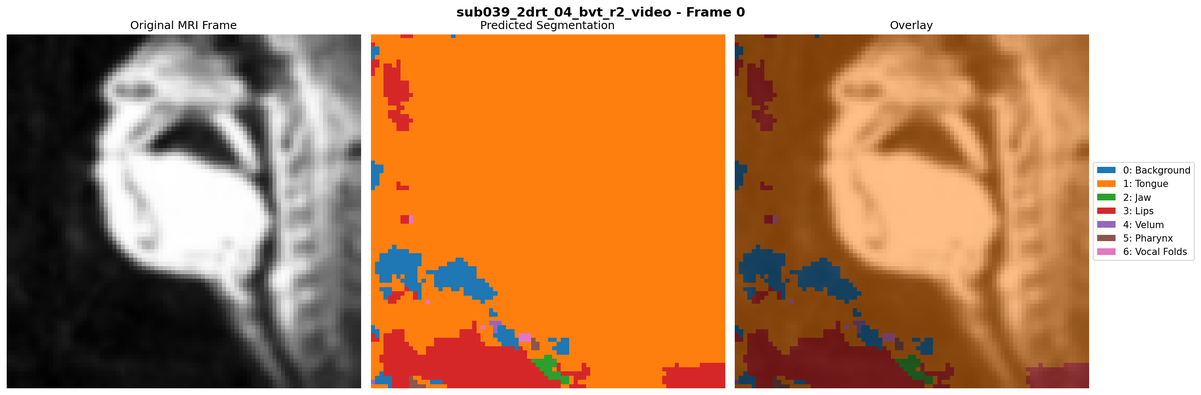
#> input picture data/processed/aligned/segmentation_test/sub039_2drt_04_bvt_r2_video_frame_0000_seg.png, 1201 x 395 px, shrunk from 2684 x 883 before the run, given as the content of the folder /home/midori/Develop/Project_Sullivan/data/raw, which was not available
$ jupyter execute 01_EDA.ipynb   (text cells are left out)
#> lines starting #> are read from the running program, lines starting #| are printed output that depends on the picture; pictures that were not available may be replaced by others from this repository, and a replacement may not be noted
[cell 1]
import os
import sys
from pathlib import Path
import numpy as np
import matplotlib.pyplot as plt
import seaborn as sns
from glob import glob
import json

# Audio processing
import librosa
import librosa.display
import soundfile as sf

# Image processing
import cv2
from PIL import Image

# Utils
from tqdm import tqdm
import pandas as pd

# Set style
sns.set_style('whitegrid')
plt.rcParams['figure.figsize'] = (12, 6)

# Project root
PROJECT_ROOT = Path('/home/midori/Develop/Project_Sullivan')
DATA_RAW = PROJECT_ROOT / 'data' / 'raw'

print(f"Project Root: {PROJECT_ROOT}")
print(f"Data Directory: {DATA_RAW}")
print(f"Python Version: {sys.version}")

[cell 2]
# List all directories in data/raw
print("Contents of data/raw:")
for item in DATA_RAW.iterdir():
    if item.is_dir():
        size = sum(f.stat().st_size for f in item.rglob('*') if f.is_file())
        print(f"  - {item.name}: {size / 1e6:.2f} MB")

[cell 3]
# Find MRI files (update path based on actual data structure)
mri_files = sorted(glob(str(DATA_RAW / '**' / '*.png'), recursive=True))
mri_files += sorted(glob(str(DATA_RAW / '**' / '*.jpg'), recursive=True))
mri_files += sorted(glob(str(DATA_RAW / '**' / '*.mp4'), recursive=True))

print(f"Total MRI-related files found: {len(mri_files)}")
if mri_files:
    print(f"\nFirst 5 files:")
    for f in mri_files[:5]:
        print(f"  {f}")
else:
    print("\n⚠️ No MRI files found! Please download data from figshare.")
    print("See: docs/DATA_DOWNLOAD_GUIDE.md")

[cell 4]
# Find audio files
audio_files = sorted(glob(str(DATA_RAW / '**' / '*.wav'), recursive=True))
audio_files += sorted(glob(str(DATA_RAW / '**' / '*.mp3'), recursive=True))

print(f"Total audio files found: {len(audio_files)}")
if audio_files:
    print(f"\nFirst 5 files:")
    for f in audio_files[:5]:
        print(f"  {f}")
else:
    print("\n⚠️ No audio files found!")

[cell 5]
if mri_files and mri_files[0].endswith('.png'):
    # Load sample MRI frame
    sample_mri_path = mri_files[0]
    sample_mri = cv2.imread(sample_mri_path, cv2.IMREAD_GRAYSCALE)
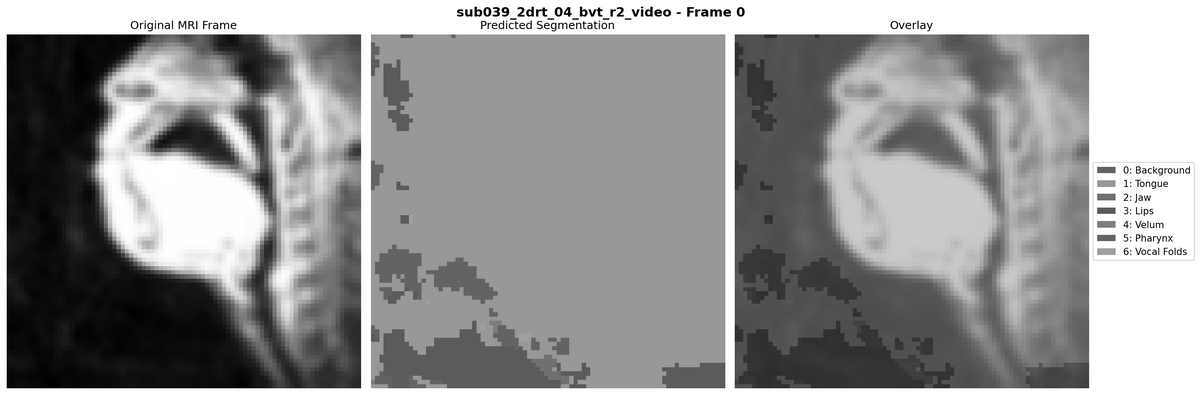
#> sample_mri: shape (395, 1201); min 0, max 255, mean 147.9

    print(f"Sample MRI: {sample_mri_path}")
    print(f"  Shape: {sample_mri.shape}")
#|   Shape: (395, 1201)
    print(f"  Dtype: {sample_mri.dtype}")
#|   Dtype: uint8
    print(f"  Value range: [{sample_mri.min()}, {sample_mri.max()}]")
#|   Value range: [0, 255]
    print(f"  Mean: {sample_mri.mean():.2f}")
#|   Mean: 147.94
    print(f"  Std: {sample_mri.std():.2f}")
#|   Std: 76.64

    # Visualize
    fig, axes = plt.subplots(1, 2, figsize=(12, 5))

    axes[0].imshow(sample_mri, cmap='gray')
    axes[0].set_title('Sample MRI Frame')
    axes[0].axis('off')

    axes[1].hist(sample_mri.ravel(), bins=50, color='skyblue', edgecolor='black')
    axes[1].set_title('Pixel Intensity Distribution')
    axes[1].set_xlabel('Pixel Value')
    axes[1].set_ylabel('Frequency')

    plt.tight_layout()
    plt.savefig(PROJECT_ROOT / 'results' / 'eda_mri_sample.png', dpi=150, bbox_inches='tight')
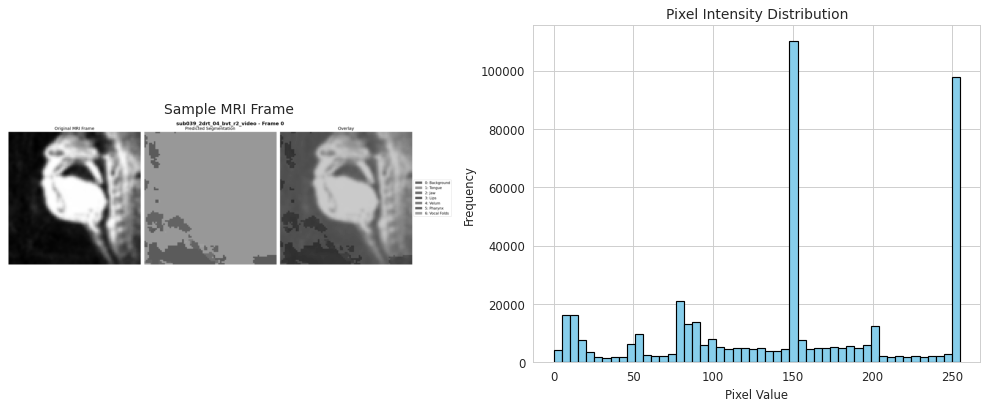
#> figure drawn by matplotlib, 2 panels; panel 2: tallest bar 109989 high, from x = 147.9 to 153
    plt.show()
else:
    print("⚠️ Skipping MRI analysis - no PNG/JPG frames found")

[cell 6]
if audio_files:
    # Load sample audio
    sample_audio_path = audio_files[0]
    audio, sr = librosa.load(sample_audio_path, sr=None)

    print(f"Sample Audio: {sample_audio_path}")
    print(f"  Sample rate: {sr} Hz")
    print(f"  Duration: {len(audio) / sr:.2f} seconds")
    print(f"  Length: {len(audio)} samples")
    print(f"  Value range: [{audio.min():.4f}, {audio.max():.4f}]")
    print(f"  RMS: {np.sqrt(np.mean(audio**2)):.4f}")
else:
    print("⚠️ Skipping audio analysis - no audio files found")

[cell 7]
if audio_files:
    # Visualize waveform and spectrogram
    fig, axes = plt.subplots(3, 1, figsize=(14, 10))

    # Waveform
    librosa.display.waveshow(audio, sr=sr, ax=axes[0])
    axes[0].set_title('Audio Waveform')
    axes[0].set_xlabel('Time (s)')
    axes[0].set_ylabel('Amplitude')

    # Spectrogram
    D = librosa.amplitude_to_db(np.abs(librosa.stft(audio)), ref=np.max)
    img = librosa.display.specshow(D, sr=sr, x_axis='time', y_axis='hz', ax=axes[1])
    axes[1].set_title('Spectrogram')
    fig.colorbar(img, ax=axes[1], format='%+2.0f dB')

    # Mel Spectrogram
    S = librosa.feature.melspectrogram(y=audio, sr=sr, n_mels=80)
    S_db = librosa.power_to_db(S, ref=np.max)
    img2 = librosa.display.specshow(S_db, sr=sr, x_axis='time', y_axis='mel', ax=axes[2])
    axes[2].set_title('Mel Spectrogram')
    fig.colorbar(img2, ax=axes[2], format='%+2.0f dB')

    plt.tight_layout()
    plt.savefig(PROJECT_ROOT / 'results' / 'eda_audio_analysis.png', dpi=150, bbox_inches='tight')
    plt.show()

[cell 8]
# This section requires knowing the correspondence between audio and MRI files
# Update based on actual dataset structure

# Example:
# - MRI frame rate: 50 fps
# - Audio sample rate: 20000 Hz
# - Expected samples per frame: 20000 / 50 = 400 samples

if mri_files and audio_files:
    # Placeholder for synchronization analysis
    print("⚠️ TODO: Implement synchronization check based on metadata")
    print("\nExpected:")
    print("  - Frame timestamps from MRI metadata")
    print("  - Audio timestamps from sync signal or metadata")
    print("  - Cross-correlation for precise alignment")
else:
    print("⚠️ Cannot check synchronization without both MRI and audio data")

[cell 9]
# Compile statistics
stats = {
    'dataset': 'USC-TIMIT Speech MRI',
    'data_downloaded': len(mri_files) > 0 or len(audio_files) > 0,
    'mri_files_count': len(mri_files),
    'audio_files_count': len(audio_files),
}

if mri_files and mri_files[0].endswith('.png'):
    stats['mri_resolution'] = f"{sample_mri.shape[1]}x{sample_mri.shape[0]}"
    stats['mri_dtype'] = str(sample_mri.dtype)

if audio_files:
    stats['audio_sample_rate'] = sr
    stats['audio_duration_sec'] = len(audio) / sr

# Display
print("\n" + "="*50)
print("DATASET STATISTICS SUMMARY")
print("="*50)
for key, value in stats.items():
    print(f"{key:25s}: {value}")
print("="*50)

# Save to JSON
stats_path = PROJECT_ROOT / 'docs' / 'data_statistics.json'
with open(stats_path, 'w') as f:
    json.dump(stats, f, indent=2)
print(f"\nStatistics saved to: {stats_path}")

$ run again, on data/processed/pseudo_labels/visualizations/sub001_2drt_11_postures_r1_video_frame_0000.png
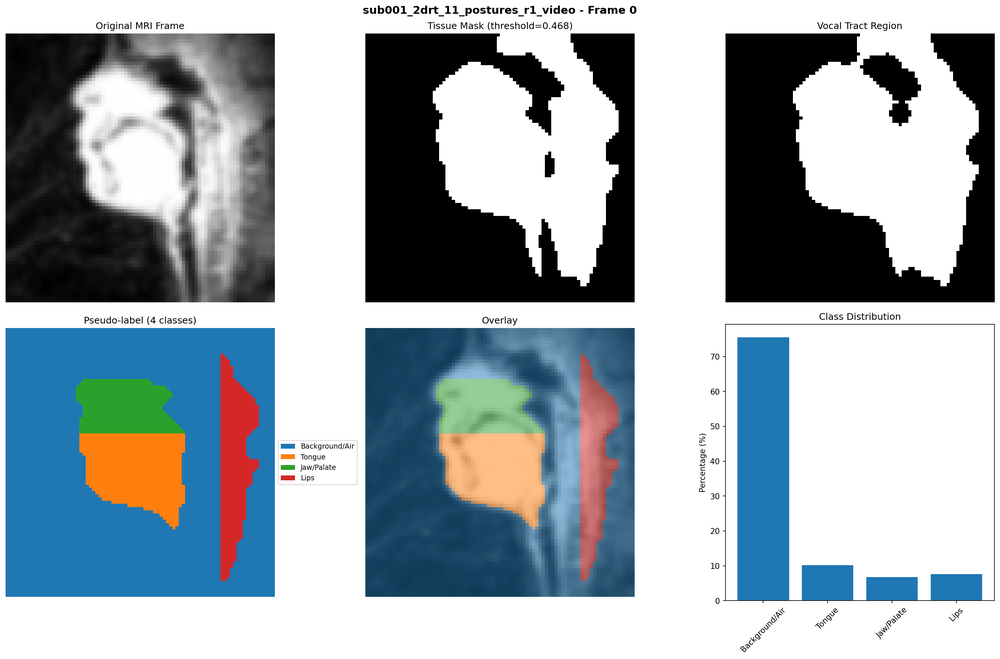
#> input picture data/processed/pseudo_labels/visualizations/sub001_2drt_11_postures_r1_video_frame_0000.png, 1000 x 659 px, shrunk from 2685 x 1770 before the run, given as the content of the folder /home/midori/Develop/Project_Sullivan/data/raw, which was not available
#> `sample_mri = cv2.imread(sample_mri_path, cv2.IMREAD_GRAYSCALE)`:
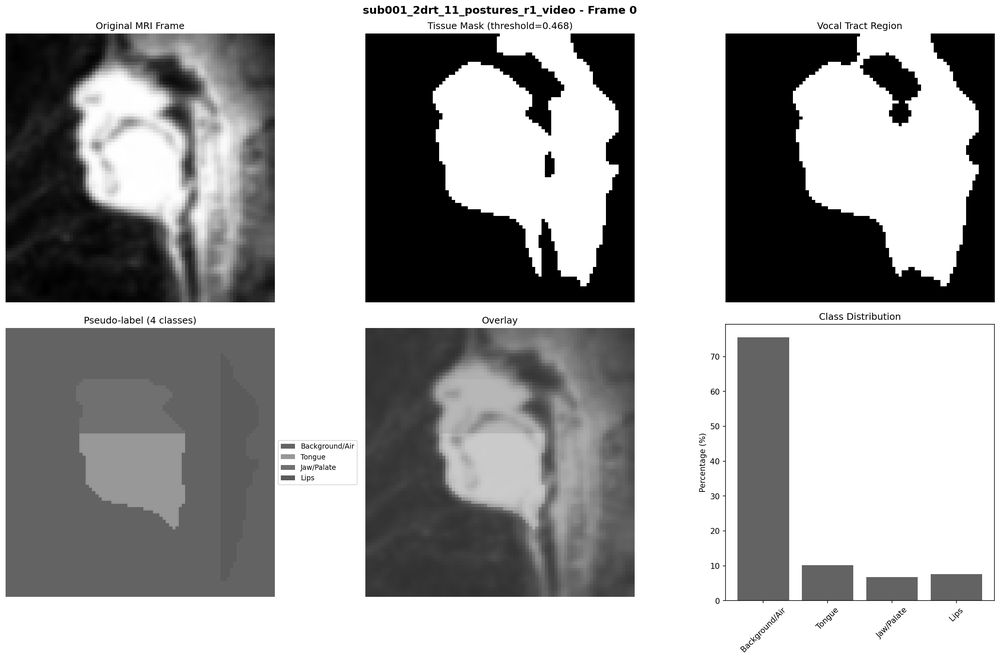
#> sample_mri: shape (659, 1000); min 0, max 255, mean 165.3
#|   Shape: (659, 1000)
#|   Dtype: uint8
#|   Value range: [0, 255]
#|   Mean: 165.33
#|   Std: 100.47
#> `plt.savefig(PROJECT_ROOT / 'results' / 'eda_mri_sample.png', dpi=150, ..`:
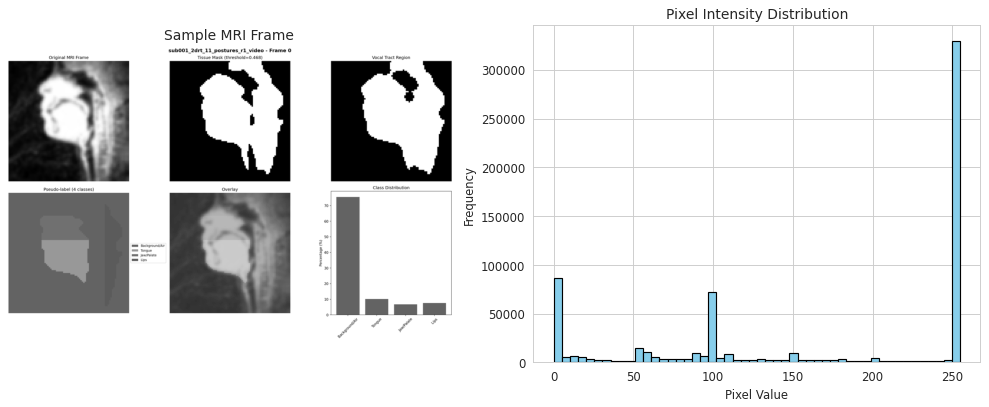
#> figure drawn by matplotlib, 2 panels; panel 2: tallest bar 328964 high, from x = 249.9 to 255
